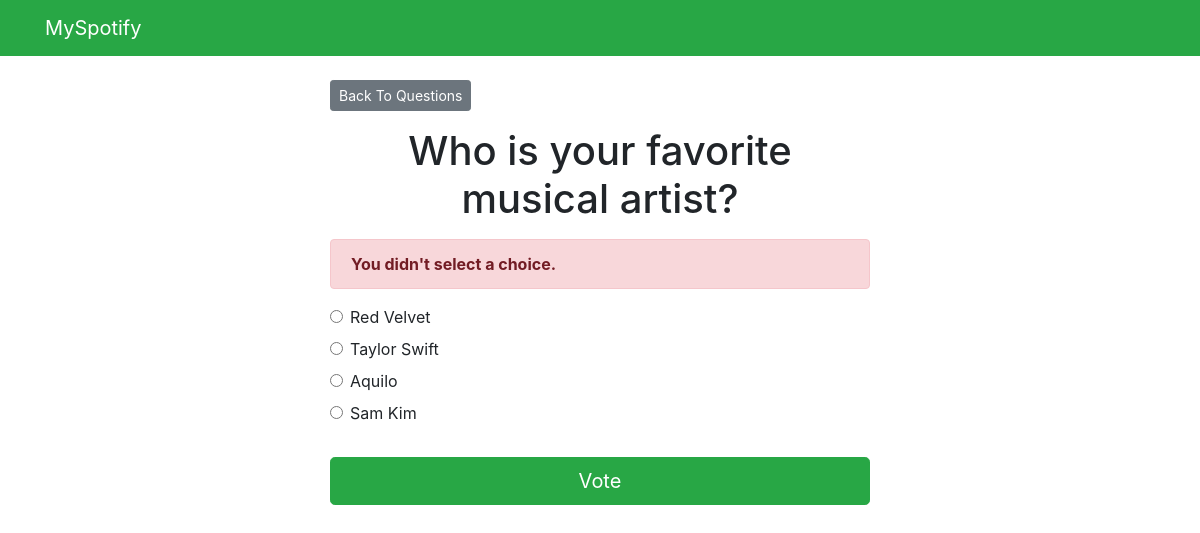
The page /discover/1/vote/ on the database its author committed.
### discover/models.py (models this page shows, shortened)
class Question(models.Model):
    question_text = models.CharField(max_length=200)
    pub_date = models.DateTimeField('date published')

class Choice(models.Model):
    question = models.ForeignKey(Question, on_delete=models.CASCADE)
    choice_text = models.CharField(max_length=200)
    votes = models.IntegerField(default=0)

### discover/views.py (the view)
# urls.py: path('<int:question_id>/vote/', views.vote, name='vote'),
def vote(request, question_id):
    question = get_object_or_404(Question, pk=question_id)
    try:
        selected_choice = question.choice_set.get(pk=request.POST['choice'])
    except (KeyError, Choice.DoesNotExist):
        return render(request, 'discover/detail.html', {
            'question': question,
            'error_message': "You didn't select a choice.",
        })
    else:
        selected_choice.votes += 1
        selected_choice.save()
        return HttpResponseRedirect(reverse('discover:results', args=(question.id,)))

### templates/discover/detail.html (shortened to what this page needs)
{% extends 'base.html' %}
{% block content %}
<a class="btn btn-secondary btn-sm mb-3" href="{% url 'discover:index' %}">Back To Questions</a>
<h1 class="text-center mb-3">{{ question.question_text }}</h1>
{% if error_message %}
<p class="alert alert-danger">
	<strong>{{ error_message }}</strong>
</p>
{% endif %}
<form action="{% url 'discover:vote' question.id %}" method="post">
	{% for choice in question.choice_set.all %}
		<div class="form-check">
			<input
				type="radio"
				name="choice"
				class="form-check-input"
				id="choice{{ forloop.counter }}"
				value="{{ choice.id }}"
			/>
			<label for="choice{{ forloop.counter }}">{{ choice.choice_text }}</label
			>
		</div>
	{% endfor %}
	<input type="submit" value="Vote" class="btn btn-success btn-lg btn-block mt-4" />
</form>
{% endblock %}

### rows shown on the page
Question: question_text "Who is your favorite musical artist?"
Choice: choice_text "Red Velvet"
Choice: choice_text "Taylor Swift"
Choice: choice_text "Aquilo"
Choice: choice_text "Sam Kim"

### other values the page prints
{{ error_message }} "You didn't select a choice."
